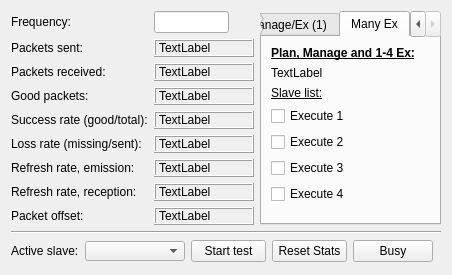
<?xml version="1.0" encoding="UTF-8"?>
<ui version="4.0">
 <class>W_CommTest</class>
 <widget class="QWidget" name="W_CommTest">
  <property name="geometry">
   <rect>
    <x>0</x>
    <y>0</y>
    <width>452</width>
    <height>274</height>
   </rect>
  </property>
  <property name="windowTitle">
   <string>Form</string>
  </property>
  <layout class="QVBoxLayout" name="verticalLayout">
   <item>
    <layout class="QHBoxLayout" name="horizontalLayout">
     <item>
      <layout class="QGridLayout" name="gridLayout_5">
       <item row="3" column="0">
        <widget class="QLabel" name="label_4">
         <property name="text">
          <string>Packets received:</string>
         </property>
        </widget>
       </item>
       <item row="3" column="1">
        <widget class="QLabel" name="labelReceivedPackets">
         <property name="minimumSize">
          <size>
           <width>100</width>
           <height>0</height>
          </size>
         </property>
         <property name="maximumSize">
          <size>
           <width>100</width>
           <height>16777215</height>
          </size>
         </property>
         <property name="frameShape">
          <enum>QFrame::Box</enum>
         </property>
         <property name="frameShadow">
          <enum>QFrame::Raised</enum>
         </property>
         <property name="text">
          <string>TextLabel</string>
         </property>
        </widget>
       </item>
       <item row="2" column="0">
        <widget class="QLabel" name="label_3">
         <property name="text">
          <string>Packets sent:</string>
         </property>
        </widget>
       </item>
       <item row="6" column="0">
        <widget class="QLabel" name="label_7">
         <property name="text">
          <string>Loss rate (missing/sent):</string>
         </property>
        </widget>
       </item>
       <item row="4" column="1">
        <widget class="QLabel" name="labelGoodPackets">
         <property name="minimumSize">
          <size>
           <width>100</width>
           <height>0</height>
          </size>
         </property>
         <property name="maximumSize">
          <size>
           <width>100</width>
           <height>16777215</height>
          </size>
         </property>
         <property name="frameShape">
          <enum>QFrame::Box</enum>
         </property>
         <property name="frameShadow">
          <enum>QFrame::Raised</enum>
         </property>
         <property name="text">
          <string>TextLabel</string>
         </property>
        </widget>
       </item>
       <item row="5" column="1">
        <widget class="QLabel" name="labelSuccess">
         <property name="minimumSize">
          <size>
           <width>100</width>
           <height>0</height>
          </size>
         </property>
         <property name="maximumSize">
          <size>
           <width>100</width>
           <height>16777215</height>
          </size>
         </property>
         <property name="frameShape">
          <enum>QFrame::Box</enum>
         </property>
         <property name="frameShadow">
          <enum>QFrame::Raised</enum>
         </property>
         <property name="text">
          <string>TextLabel</string>
         </property>
        </widget>
       </item>
       <item row="5" column="0">
        <widget class="QLabel" name="label_6">
         <property name="text">
          <string>Success rate (good/total):</string>
         </property>
        </widget>
       </item>
       <item row="4" column="0">
        <widget class="QLabel" name="label_5">
         <property name="text">
          <string>Good packets:</string>
         </property>
        </widget>
       </item>
       <item row="7" column="1">
        <widget class="QLabel" name="label_rrSend">
         <property name="minimumSize">
          <size>
           <width>100</width>
           <height>0</height>
          </size>
         </property>
         <property name="maximumSize">
          <size>
           <width>100</width>
           <height>16777215</height>
          </size>
         </property>
         <property name="frameShape">
          <enum>QFrame::Box</enum>
         </property>
         <property name="frameShadow">
          <enum>QFrame::Raised</enum>
         </property>
         <property name="text">
          <string>TextLabel</string>
         </property>
        </widget>
       </item>
       <item row="7" column="0">
        <widget class="QLabel" name="label_8">
         <property name="text">
          <string>Refresh rate, emission:</string>
         </property>
        </widget>
       </item>
       <item row="8" column="0">
        <widget class="QLabel" name="label_9">
         <property name="text">
          <string>Refresh rate, reception:</string>
         </property>
        </widget>
       </item>
       <item row="1" column="4">
        <spacer name="horizontalSpacer_2">
         <property name="orientation">
          <enum>Qt::Horizontal</enum>
         </property>
         <property name="sizeHint" stdset="0">
          <size>
           <width>5</width>
           <height>5</height>
          </size>
         </property>
        </spacer>
       </item>
       <item row="2" column="1">
        <widget class="QLabel" name="labelSentPackets">
         <property name="minimumSize">
          <size>
           <width>100</width>
           <height>0</height>
          </size>
         </property>
         <property name="maximumSize">
          <size>
           <width>100</width>
           <height>16777215</height>
          </size>
         </property>
         <property name="frameShape">
          <enum>QFrame::Box</enum>
         </property>
         <property name="frameShadow">
          <enum>QFrame::Raised</enum>
         </property>
         <property name="text">
          <string>TextLabel</string>
         </property>
        </widget>
       </item>
       <item row="6" column="1">
        <widget class="QLabel" name="labelLossRate">
         <property name="minimumSize">
          <size>
           <width>100</width>
           <height>0</height>
          </size>
         </property>
         <property name="maximumSize">
          <size>
           <width>100</width>
           <height>16777215</height>
          </size>
         </property>
         <property name="frameShape">
          <enum>QFrame::Box</enum>
         </property>
         <property name="frameShadow">
          <enum>QFrame::Raised</enum>
         </property>
         <property name="text">
          <string>TextLabel</string>
         </property>
        </widget>
       </item>
       <item row="8" column="1">
        <widget class="QLabel" name="label_rrReceive">
         <property name="minimumSize">
          <size>
           <width>100</width>
           <height>0</height>
          </size>
         </property>
         <property name="maximumSize">
          <size>
           <width>100</width>
           <height>16777215</height>
          </size>
         </property>
         <property name="frameShape">
          <enum>QFrame::Box</enum>
         </property>
         <property name="frameShadow">
          <enum>QFrame::Raised</enum>
         </property>
         <property name="text">
          <string>TextLabel</string>
         </property>
        </widget>
       </item>
       <item row="1" column="0">
        <widget class="QLabel" name="label_2">
         <property name="text">
          <string>Frequency:</string>
         </property>
        </widget>
       </item>
       <item row="1" column="1">
        <widget class="QLineEdit" name="lineEdit">
         <property name="minimumSize">
          <size>
           <width>75</width>
           <height>0</height>
          </size>
         </property>
         <property name="maximumSize">
          <size>
           <width>75</width>
           <height>16777215</height>
          </size>
         </property>
        </widget>
       </item>
       <item row="9" column="0">
        <widget class="QLabel" name="label_10">
         <property name="text">
          <string>Packet offset:</string>
         </property>
        </widget>
       </item>
       <item row="9" column="1">
        <widget class="QLabel" name="label_packetOffset">
         <property name="minimumSize">
          <size>
           <width>100</width>
           <height>0</height>
          </size>
         </property>
         <property name="maximumSize">
          <size>
           <width>100</width>
           <height>16777215</height>
          </size>
         </property>
         <property name="frameShape">
          <enum>QFrame::Box</enum>
         </property>
         <property name="frameShadow">
          <enum>QFrame::Raised</enum>
         </property>
         <property name="text">
          <string>TextLabel</string>
         </property>
        </widget>
       </item>
      </layout>
     </item>
     <item>
      <widget class="QTabWidget" name="tabWidget">
       <property name="tabShape">
        <enum>QTabWidget::Rounded</enum>
       </property>
       <property name="currentIndex">
        <number>2</number>
       </property>
       <widget class="QWidget" name="tab">
        <attribute name="title">
         <string>Plan/Device</string>
        </attribute>
        <layout class="QGridLayout" name="gridLayout_3">
         <item row="2" column="0">
          <spacer name="verticalSpacer_2">
           <property name="orientation">
            <enum>Qt::Vertical</enum>
           </property>
           <property name="sizeHint" stdset="0">
            <size>
             <width>20</width>
             <height>40</height>
            </size>
           </property>
          </spacer>
         </item>
         <item row="0" column="0">
          <layout class="QGridLayout" name="gridLayout">
           <item row="0" column="0">
            <widget class="QLabel" name="label_128">
             <property name="minimumSize">
              <size>
               <width>60</width>
               <height>0</height>
              </size>
             </property>
             <property name="maximumSize">
              <size>
               <width>16777215</width>
               <height>16777215</height>
              </size>
             </property>
             <property name="text">
              <string>&lt;html&gt;&lt;head/&gt;&lt;body&gt;&lt;p&gt;&lt;span style=&quot; font-weight:600; text-decoration: underline;&quot;&gt;Plan &amp;lt;&amp;gt; Device:&lt;/span&gt;&lt;/p&gt;&lt;/body&gt;&lt;/html&gt;</string>
             </property>
            </widget>
           </item>
           <item row="1" column="0">
            <widget class="QLabel" name="label_info_tab1">
             <property name="text">
              <string>TextLabel</string>
             </property>
            </widget>
           </item>
          </layout>
         </item>
        </layout>
       </widget>
       <widget class="QWidget" name="tab_2">
        <attribute name="title">
         <string>Manage/Ex (1)</string>
        </attribute>
        <layout class="QGridLayout" name="gridLayout_7">
         <item row="0" column="0">
          <layout class="QGridLayout" name="gridLayout_6">
           <item row="1" column="0" colspan="2">
            <widget class="QLabel" name="label_info_tab2">
             <property name="text">
              <string>TextLabel</string>
             </property>
            </widget>
           </item>
           <item row="0" column="0" colspan="2">
            <widget class="QLabel" name="label_129">
             <property name="minimumSize">
              <size>
               <width>60</width>
               <height>0</height>
              </size>
             </property>
             <property name="maximumSize">
              <size>
               <width>16777215</width>
               <height>16777215</height>
              </size>
             </property>
             <property name="text">
              <string>&lt;html&gt;&lt;head/&gt;&lt;body&gt;&lt;p&gt;&lt;span style=&quot; font-weight:600; text-decoration: underline;&quot;&gt;Manage &amp;lt;&amp;gt; Execute (485):&lt;/span&gt;&lt;/p&gt;&lt;/body&gt;&lt;/html&gt;</string>
             </property>
            </widget>
           </item>
          </layout>
         </item>
         <item row="1" column="0">
          <spacer name="verticalSpacer_3">
           <property name="orientation">
            <enum>Qt::Vertical</enum>
           </property>
           <property name="sizeType">
            <enum>QSizePolicy::MinimumExpanding</enum>
           </property>
           <property name="sizeHint" stdset="0">
            <size>
             <width>5</width>
             <height>2</height>
            </size>
           </property>
          </spacer>
         </item>
        </layout>
       </widget>
       <widget class="QWidget" name="tab_3">
        <attribute name="title">
         <string>Many Ex</string>
        </attribute>
        <layout class="QVBoxLayout" name="verticalLayout_2">
         <item>
          <layout class="QGridLayout" name="gridLayout_8">
           <item row="1" column="0" colspan="2">
            <widget class="QLabel" name="label_info_tab3">
             <property name="text">
              <string>TextLabel</string>
             </property>
            </widget>
           </item>
           <item row="0" column="0" colspan="2">
            <widget class="QLabel" name="label_130">
             <property name="minimumSize">
              <size>
               <width>60</width>
               <height>0</height>
              </size>
             </property>
             <property name="maximumSize">
              <size>
               <width>16777215</width>
               <height>16777215</height>
              </size>
             </property>
             <property name="text">
              <string>&lt;html&gt;&lt;head/&gt;&lt;body&gt;&lt;p&gt;&lt;span style=&quot; font-weight:600; text-decoration: underline;&quot;&gt;Plan, Manage and 1-4 Ex:&lt;/span&gt;&lt;/p&gt;&lt;/body&gt;&lt;/html&gt;</string>
             </property>
            </widget>
           </item>
          </layout>
         </item>
         <item>
          <layout class="QGridLayout" name="gridLayout_2">
           <item row="0" column="0">
            <widget class="QLabel" name="label_11">
             <property name="text">
              <string>&lt;html&gt;&lt;head/&gt;&lt;body&gt;&lt;p&gt;&lt;span style=&quot; text-decoration: underline;&quot;&gt;Slave list:&lt;/span&gt;&lt;/p&gt;&lt;/body&gt;&lt;/html&gt;</string>
             </property>
            </widget>
           </item>
           <item row="1" column="0">
            <widget class="QCheckBox" name="cbSEX1">
             <property name="text">
              <string>Execute 1</string>
             </property>
            </widget>
           </item>
           <item row="2" column="0">
            <widget class="QCheckBox" name="cbSEX2">
             <property name="text">
              <string>Execute 2</string>
             </property>
            </widget>
           </item>
           <item row="3" column="0">
            <widget class="QCheckBox" name="cbSEX3">
             <property name="text">
              <string>Execute 3</string>
             </property>
            </widget>
           </item>
           <item row="4" column="0">
            <widget class="QCheckBox" name="cbSEX4">
             <property name="text">
              <string>Execute 4</string>
             </property>
            </widget>
           </item>
          </layout>
         </item>
         <item>
          <spacer name="verticalSpacer_4">
           <property name="orientation">
            <enum>Qt::Vertical</enum>
           </property>
           <property name="sizeType">
            <enum>QSizePolicy::MinimumExpanding</enum>
           </property>
           <property name="sizeHint" stdset="0">
            <size>
             <width>5</width>
             <height>6</height>
            </size>
           </property>
          </spacer>
         </item>
        </layout>
       </widget>
      </widget>
     </item>
    </layout>
   </item>
   <item>
    <widget class="Line" name="line">
     <property name="orientation">
      <enum>Qt::Horizontal</enum>
     </property>
    </widget>
   </item>
   <item>
    <layout class="QHBoxLayout" name="horizontalLayout_2">
     <item>
      <widget class="QLabel" name="label">
       <property name="maximumSize">
        <size>
         <width>16777215</width>
         <height>20</height>
        </size>
       </property>
       <property name="text">
        <string>Active slave:</string>
       </property>
      </widget>
     </item>
     <item>
      <widget class="QComboBox" name="comboBox_slave">
       <property name="minimumSize">
        <size>
         <width>100</width>
         <height>0</height>
        </size>
       </property>
       <property name="maximumSize">
        <size>
         <width>16777215</width>
         <height>20</height>
        </size>
       </property>
      </widget>
     </item>
     <item>
      <widget class="QPushButton" name="pushButtonStartStop">
       <property name="minimumSize">
        <size>
         <width>75</width>
         <height>0</height>
        </size>
       </property>
       <property name="maximumSize">
        <size>
         <width>75</width>
         <height>16777215</height>
        </size>
       </property>
       <property name="text">
        <string>Start test</string>
       </property>
      </widget>
     </item>
     <item>
      <widget class="QPushButton" name="pushButtonReset">
       <property name="minimumSize">
        <size>
         <width>75</width>
         <height>0</height>
        </size>
       </property>
       <property name="maximumSize">
        <size>
         <width>75</width>
         <height>16777215</height>
        </size>
       </property>
       <property name="text">
        <string>Reset Stats</string>
       </property>
      </widget>
     </item>
     <item>
      <widget class="QPushButton" name="busyWaitButton">
       <property name="text">
        <string>Busy</string>
       </property>
      </widget>
     </item>
     <item>
      <spacer name="horizontalSpacer_3">
       <property name="orientation">
        <enum>Qt::Horizontal</enum>
       </property>
       <property name="sizeHint" stdset="0">
        <size>
         <width>5</width>
         <height>5</height>
        </size>
       </property>
      </spacer>
     </item>
    </layout>
   </item>
   <item>
    <spacer name="verticalSpacer">
     <property name="orientation">
      <enum>Qt::Vertical</enum>
     </property>
     <property name="sizeType">
      <enum>QSizePolicy::MinimumExpanding</enum>
     </property>
     <property name="sizeHint" stdset="0">
      <size>
       <width>5</width>
       <height>2</height>
      </size>
     </property>
    </spacer>
   </item>
  </layout>
 </widget>
 <resources/>
 <connections/>
</ui>
